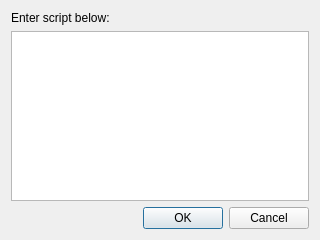
<?xml version="1.0" encoding="UTF-8"?>
<ui version="4.0">
 <class>EditScript</class>
 <widget class="QDialog" name="EditScript">
  <property name="windowModality">
   <enum>Qt::WindowModal</enum>
  </property>
  <property name="geometry">
   <rect>
    <x>0</x>
    <y>0</y>
    <width>320</width>
    <height>240</height>
   </rect>
  </property>
  <property name="windowTitle">
   <string>Edit Script</string>
  </property>
  <property name="modal">
   <bool>true</bool>
  </property>
  <layout class="QVBoxLayout" name="verticalLayout">
   <item>
    <widget class="QLabel" name="label">
     <property name="text">
      <string>Enter script below:</string>
     </property>
    </widget>
   </item>
   <item>
    <widget class="QTextEdit" name="textEdit"/>
   </item>
   <item>
    <widget class="QDialogButtonBox" name="buttonBox">
     <property name="orientation">
      <enum>Qt::Horizontal</enum>
     </property>
     <property name="standardButtons">
      <set>QDialogButtonBox::Cancel|QDialogButtonBox::Ok</set>
     </property>
    </widget>
   </item>
  </layout>
 </widget>
 <resources/>
 <connections>
  <connection>
   <sender>buttonBox</sender>
   <signal>accepted()</signal>
   <receiver>EditScript</receiver>
   <slot>accept()</slot>
   <hints>
    <hint type="sourcelabel">
     <x>248</x>
     <y>254</y>
    </hint>
    <hint type="destinationlabel">
     <x>157</x>
     <y>274</y>
    </hint>
   </hints>
  </connection>
  <connection>
   <sender>buttonBox</sender>
   <signal>rejected()</signal>
   <receiver>EditScript</receiver>
   <slot>reject()</slot>
   <hints>
    <hint type="sourcelabel">
     <x>316</x>
     <y>260</y>
    </hint>
    <hint type="destinationlabel">
     <x>286</x>
     <y>274</y>
    </hint>
   </hints>
  </connection>
 </connections>
</ui>
